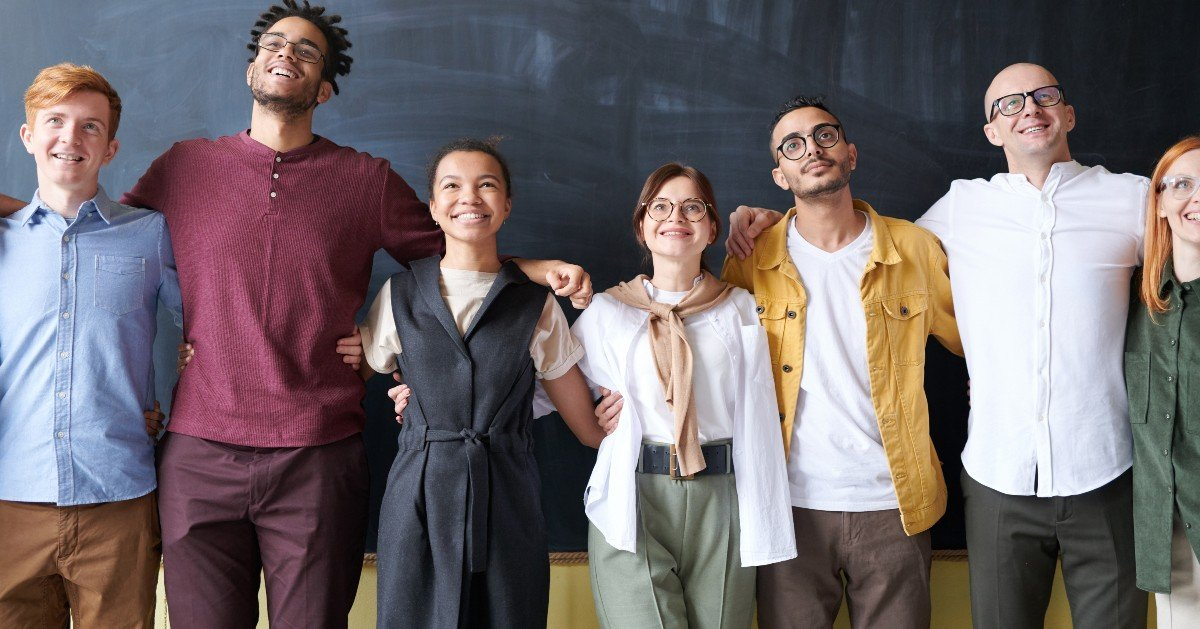
#> input picture 13.Image_and_Video_processing/people2_photo.jpg, 1200 x 629 px
$ python face_detector.py
#> lines starting #> are read from the running program, lines starting #| are printed output that depends on the picture; after the words box and inside, x2 and y2 are one past the last pixel; in counts of white or black regions, pixels touching at a corner belong together
import cv2

face_cascade = cv2.CascadeClassifier("haarcascade_frontalface_default.xml")
img = cv2.imread("people2_photo.jpg")
#> img is the input picture: shape (629, 1200, 3); mean B, G, R 107.3, 104.2, 113.2
gray_img = cv2.cvtColor(img, cv2.COLOR_BGR2GRAY)
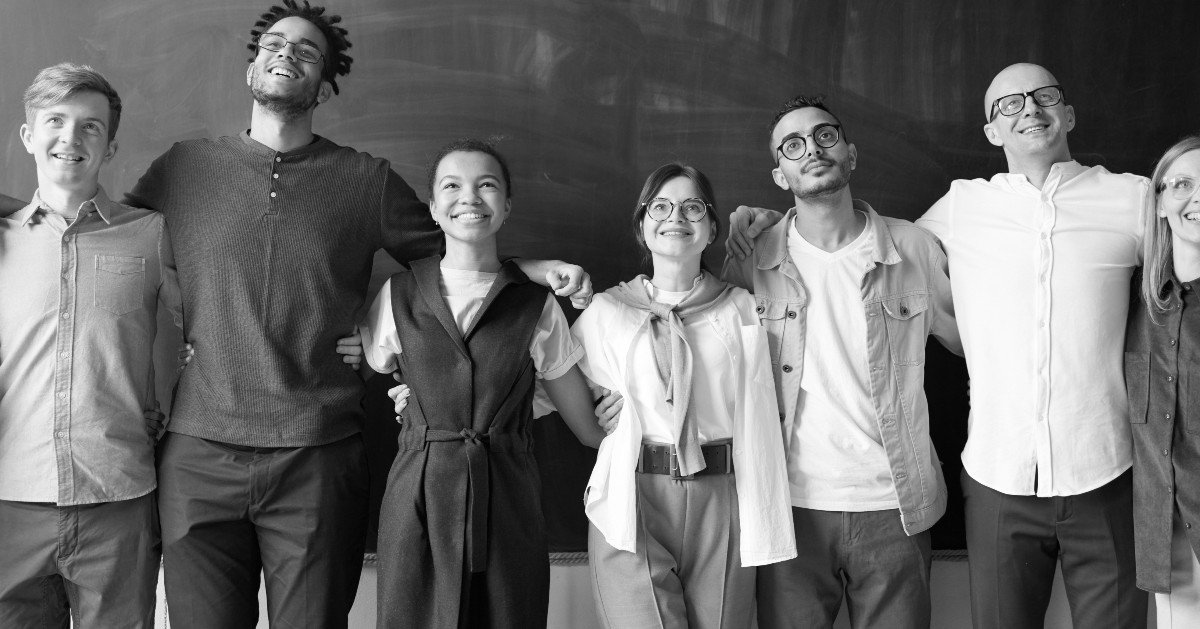
#> gray_img: shape (629, 1200); min 0, max 255, mean 107.3

faces = face_cascade.detectMultiScale(gray_img,
                                      scaleFactor = 1.05,
                                      minNeighbors = 5)
#> faces = [[639, 178, 76, 76], [425, 152, 85, 85], [251, 17, 76, 76], [764, 102, 93, 93], [23, 89, 89, 89], [982, 63, 91, 91], [755, 163, 96, 96], [1, 179, 116, 116]]

for x, y, w, h in faces:
    img = cv2.rectangle(img,
                        (x, y),
                        (x + w, y + h),
                        (0, 255, 0),
                        3)
#> this loop made 8 passes
#> pass 1, `img = cv2.rectangle(img, (x, y), (x + w, y + h), (0, 255, 0), 3)`:
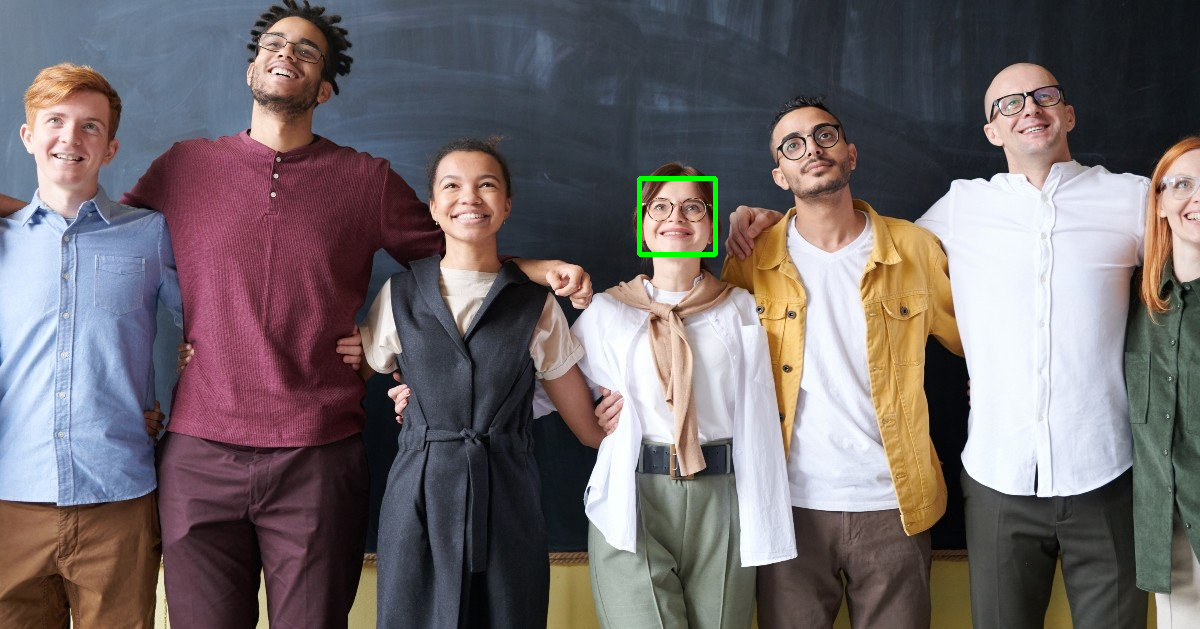
#> img: shape (629, 1200, 3); 0.2% of pixels changed, all inside (x1, y1, x2, y2) = (637, 176, 718, 257)
#> pass 2, `img = cv2.rectangle(img, (x, y), (x + w, y + h), (0, 255, 0), 3)`:
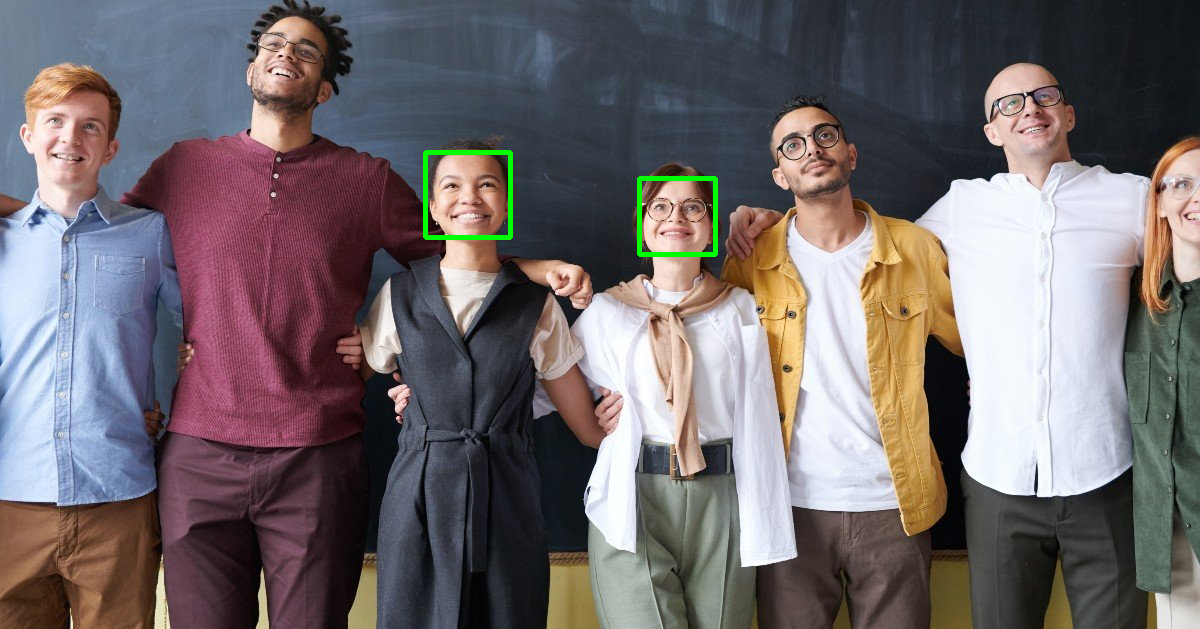
#> img: shape (629, 1200, 3); 0.22% of pixels changed, all inside (x1, y1, x2, y2) = (423, 150, 513, 240)
#> pass 3, `img = cv2.rectangle(img, (x, y), (x + w, y + h), (0, 255, 0), 3)`:
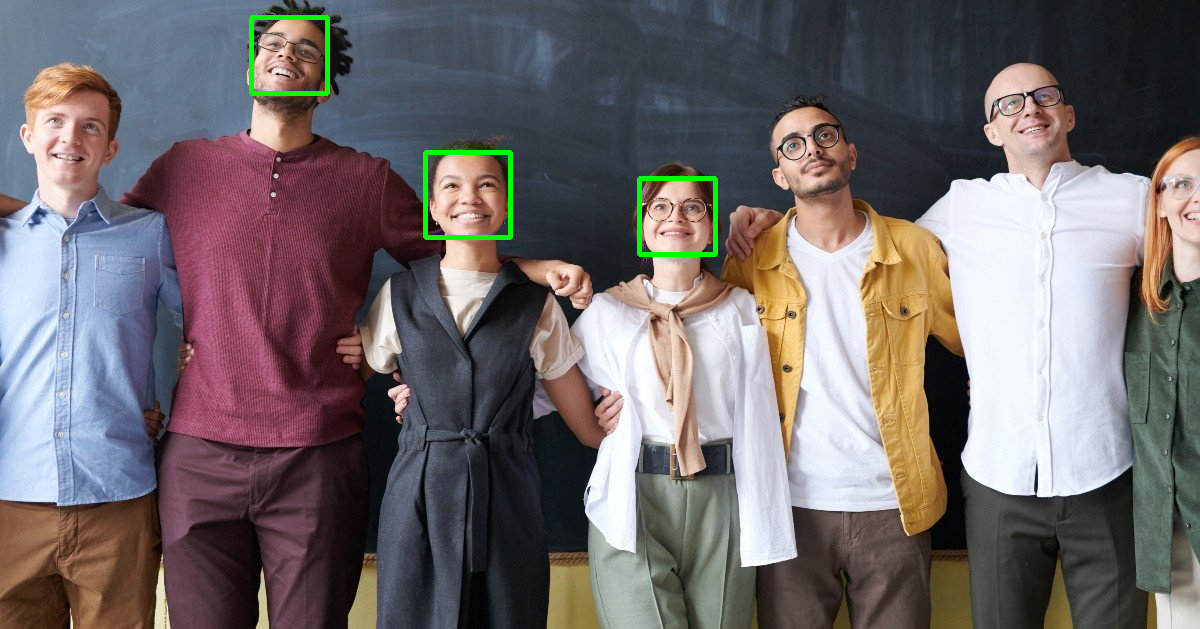
#> img: shape (629, 1200, 3); 0.2% of pixels changed, all inside (x1, y1, x2, y2) = (249, 15, 330, 96)
#> after the loop:
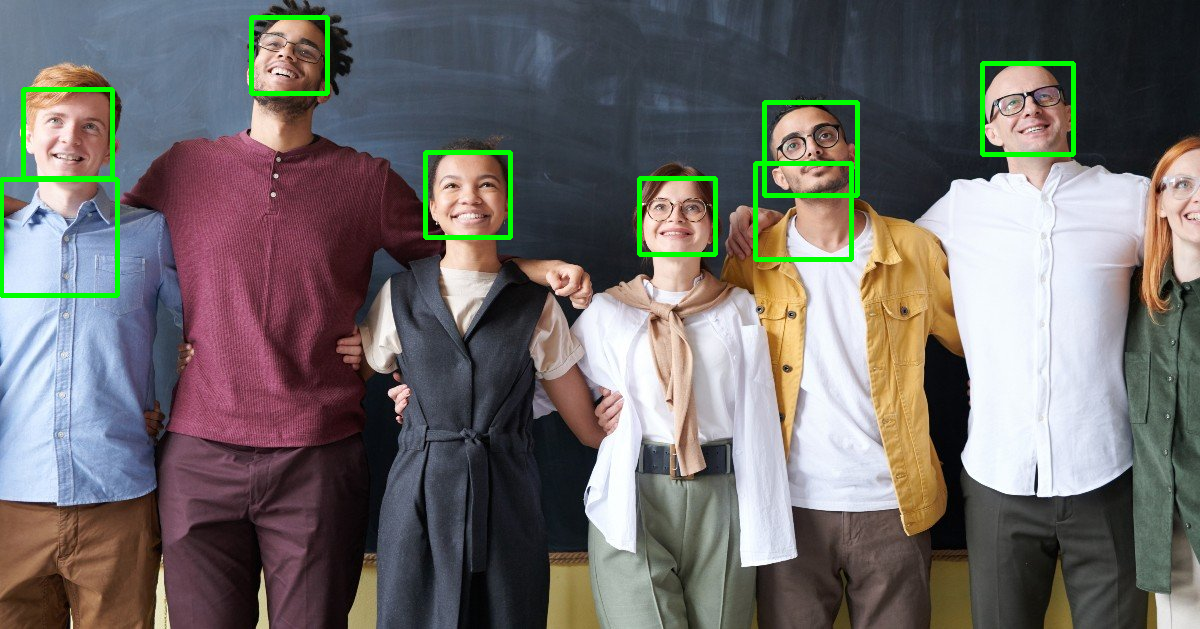
#> img: shape (629, 1200, 3); 1.21% of pixels changed, all inside (x1, y1, x2, y2) = (0, 61, 1076, 298)

cv2.imshow("Face_detector", img)
cv2.waitKey(0)
cv2.destroyAllWindows()
